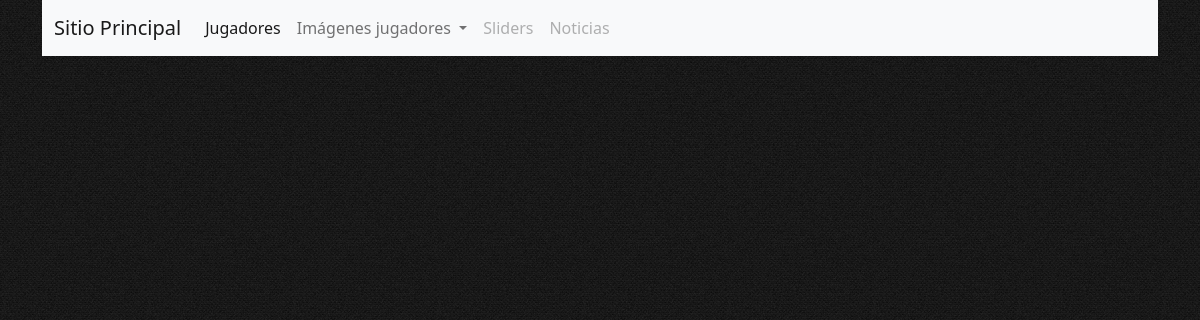
The app's page /modificarImgPersonal/8/ (signed in), older data.
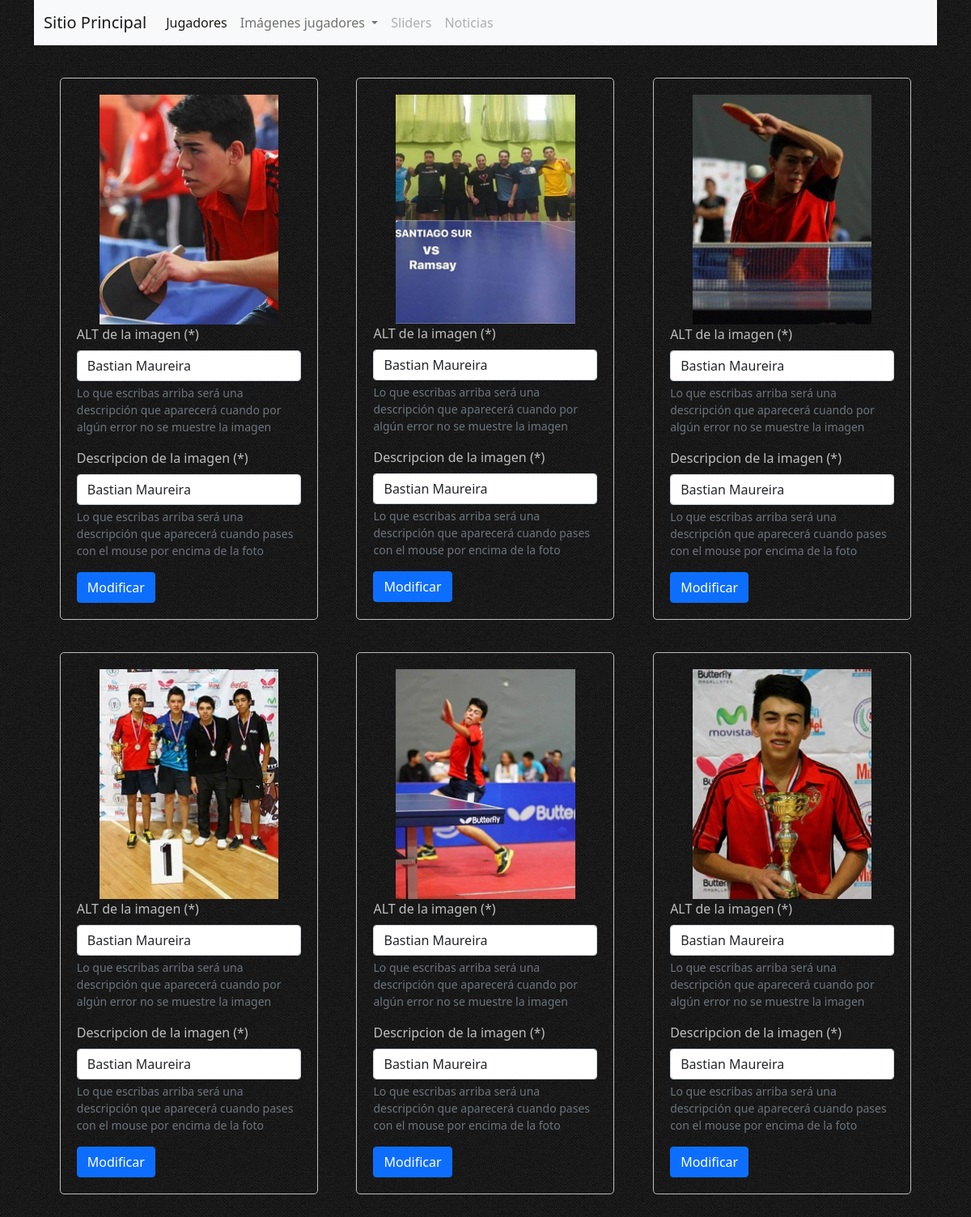
The same page, newer data.
### appCore/models.py (models this page shows, shortened)
class ImagenJugador(models.Model):
    idImagenJug = models.AutoField(primary_key=True)
    imagenJug = models.ImageField(upload_to = 'home')
    title = models.CharField(max_length=200, verbose_name='title', blank=True, null=True)
    alt = models.CharField(max_length=200, verbose_name='alt', blank=True, null=True)
    fkJugador = models.ForeignKey(Jugador, on_delete=models.CASCADE)
    class Meta:
        verbose_name = 'imagenJugador'
        verbose_name_plural = 'imagenesJugador'

### appAdmin/views.py (the view, shortened to what this page needs)
# urls.py: path('modificarImgPersonal/<pk>/',modificarImgPersonal, name='modificarImgPersonal')
@login_required
def modificarImgPersonal(request, pk):
    imgs = ImagenJugador.objects.filter(fkJugador = pk)
    form = ImagenJugadorForm()
    datos = {
        'imagenes':imgs,
        'form':form,
        'pk':pk
    }
    return render(request, 'appAdmin/modificarImgPersonal.html', datos)

### appCore/forms.py
class ImagenJugadorForm(ModelForm):
    class Meta:
        model = ImagenJugador
        fields = ['idImagenJug', 'imagenJug', 'title', 'alt', 'fkJugador']

### appAdmin/templates/appAdmin/modificarImgPersonal.html (shortened to what this page needs)
{% extends 'appAdmin/baseAdmin.html' %}
{% load static %}
{% block main %}
<main class="container contenedorModificarImg">
    {% for img in imagenes %}
    <div class="cajaImg">
        <img src="{{img.imagenJug.url}}" alt="">
        <form enctype="multipart/form-data" action="" method="post">
            <div class="mb-3">
                <label for="alt" class="form-label colorPrimario" aria-describedby="altHelp">ALT de la imagen
                    (*)</label>
                <input type="text" class="form-control" id="alt" name="alt" value="{{img.alt}}">
                <div id="altHelp" class="form-text">Lo que escribas arriba será una descripción que aparecerá cuando por
                    algún error no se muestre la imagen</div>
            </div>
            <div class="mb-3">
                <label for="title" class="form-label colorPrimario" aria-describedby="titleHelp">Descripcion de la
                    imagen (*)</label>
                <input type="text" class="form-control" id="title" name="title" value="{{img.title}}">
                <div id="titleHelp" class="form-text">Lo que escribas arriba será una descripción que aparecerá cuando
                    pases con el mouse por encima de la foto</div>
            </div>
            <button type="button" class="btn btn-primary" data-bs-toggle="modal"
                data-bs-target="#modalAgregarImgs{{img.idImagenJug}}">
                Modificar
            </button>
        </form>
    </div>
    {% endfor %}
</main>
{% endblock %}

### appAdmin/templates/appAdmin/baseAdmin.html (shortened to what this page needs)
<!DOCTYPE html>
<html lang="en">
<head>
    {% load static %}
    <link rel="stylesheet" href="{% static 'appAdmin/css/bootstrap.min.css' %}">
    <link rel="stylesheet" href="{% static 'appAdmin/sass/estilosAdmin.css' %}">
</head>
<body>
    <header>
        <div class="container">
            <nav class="navbar navbar-expand-lg navbar-light bg-light">
                <div class="container-fluid">
                    <a class="navbar-brand" href="{% url 'home' %}">Sitio Principal</a>
                    <div class="collapse navbar-collapse" id="navbarNav">
                        <ul class="navbar-nav">
                            <li class="nav-item">
                                <a class="nav-link active" href="{% url 'administrador' %}">Jugadores</a>
                            </li>
                            <li class="nav-item dropdown">
                                <a class="nav-link dropdown-toggle" href="#" id="navbarDropdown" role="button"
                                    data-bs-toggle="dropdown" aria-expanded="false">
                                    Imágenes jugadores
                                </a>
                            </li>
                            <li class="nav-item">
                                <a class="nav-link disabled" href="#">Sliders</a>
                            </li>
                            <li class="nav-item">
                                <a class="nav-link disabled" href="#">Noticias</a>
                            </li>
                        </ul>
                    </div>
                </div>
            </nav>
        </div>
    </header>
    {% block main %}
    {% endblock %}
</body>
</html>

### appAdmin/static/appAdmin/sass/estilosAdmin.css (style rules this page uses)
body { background: url(../img/fondos/black_denim.png); }
header { width: 100%; }
header .container { width: 100%; margin: auto; }
header .container nav { width: 100%; }
.contenedorModificarImg { width: 100%; display: flex; flex-wrap: wrap; justify-content: space-around; padding: 20px; }
.contenedorModificarImg .cajaImg { width: 29%; display: flex; flex-direction: column; align-items: center; padding: 20px; margin: 20px; border: 1px solid #bebebe; border-radius: 5px; }
.contenedorModificarImg .cajaImg img { width: 80%; }
main { width: 100%; }
main .colorPrimario { color: #bebebe; }

Row changes from the older to the newer data that the page shows:
added ImagenJugador: imagenJug (picture), alt "Bastian Maureira", title "Bastian Maureira"
added ImagenJugador: imagenJug (picture), alt "Bastian Maureira", title "Bastian Maureira"
added ImagenJugador: imagenJug (picture), alt "Bastian Maureira", title "Bastian Maureira"
added ImagenJugador: imagenJug (picture), alt "Bastian Maureira", title "Bastian Maureira"
added ImagenJugador: imagenJug (picture), alt "Bastian Maureira", title "Bastian Maureira"
added ImagenJugador: imagenJug (picture), alt "Bastian Maureira", title "Bastian Maureira"
